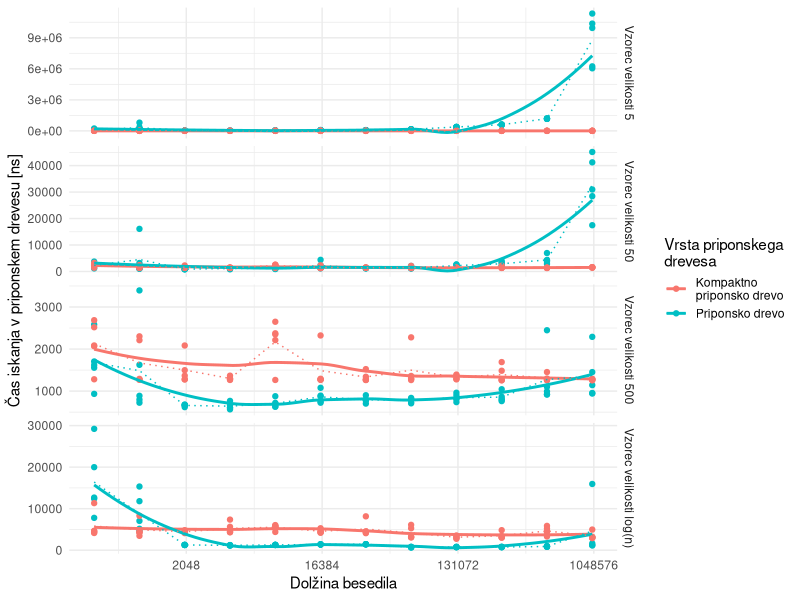
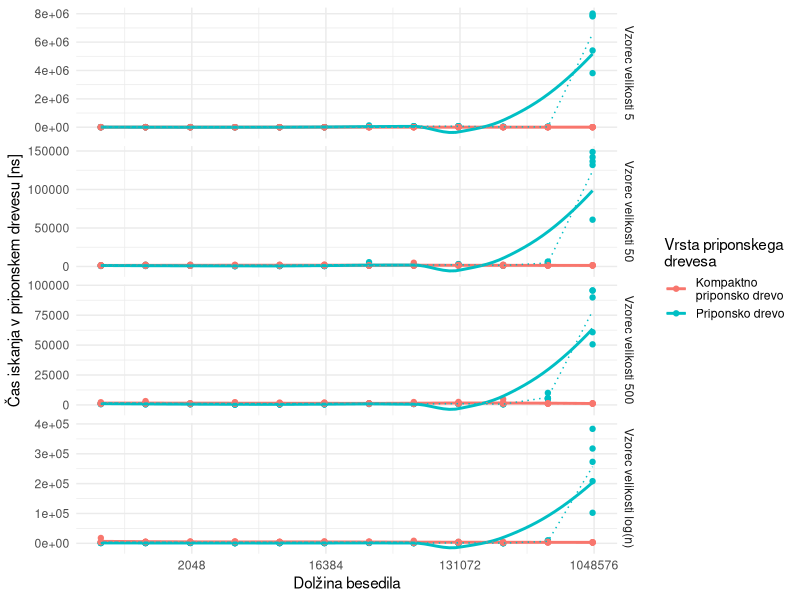
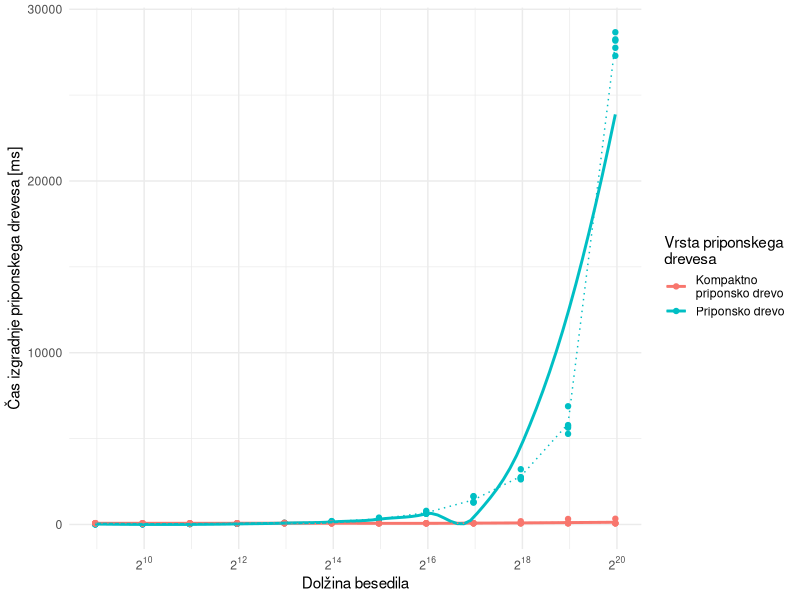
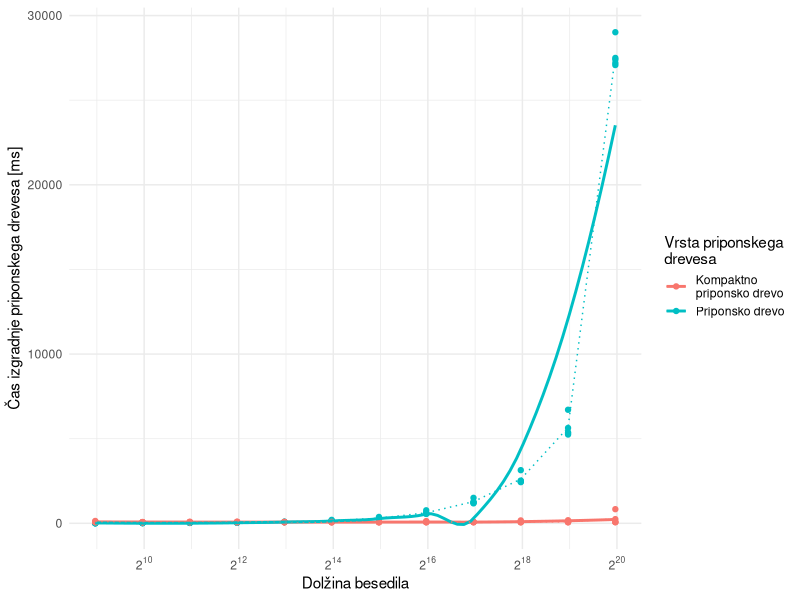
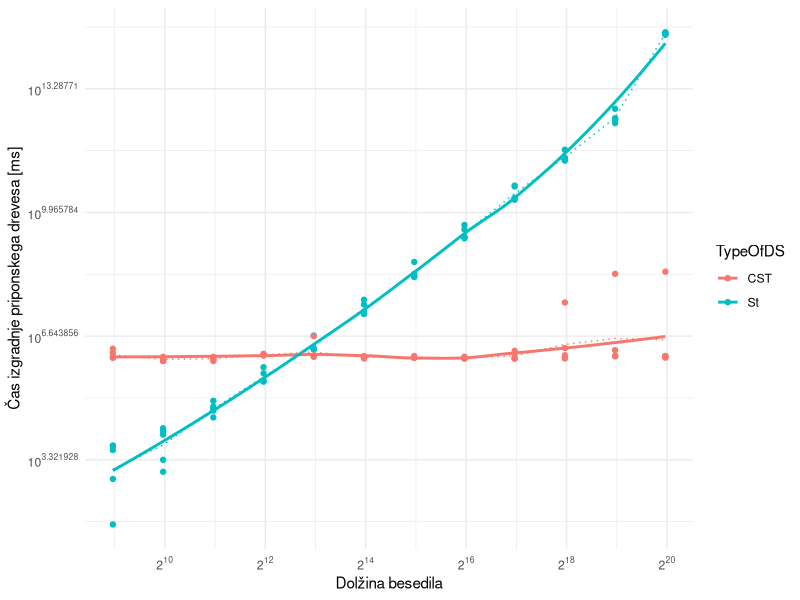
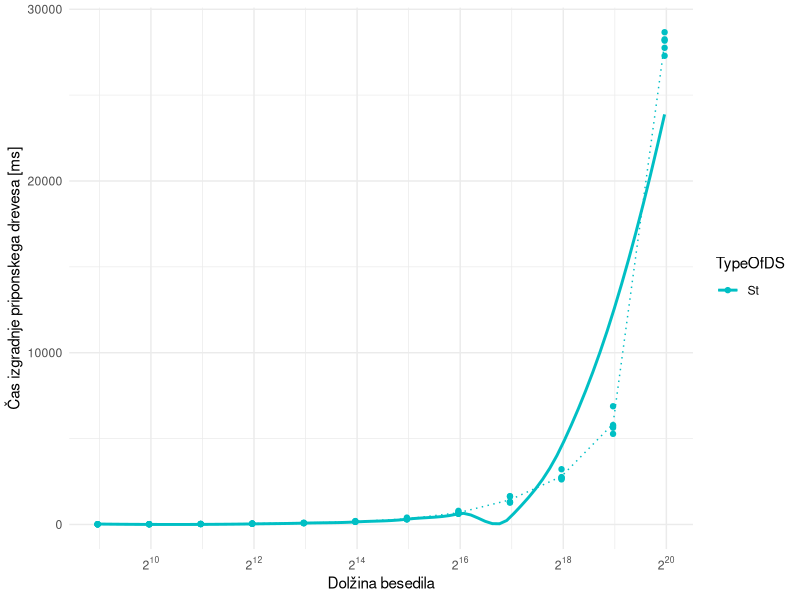
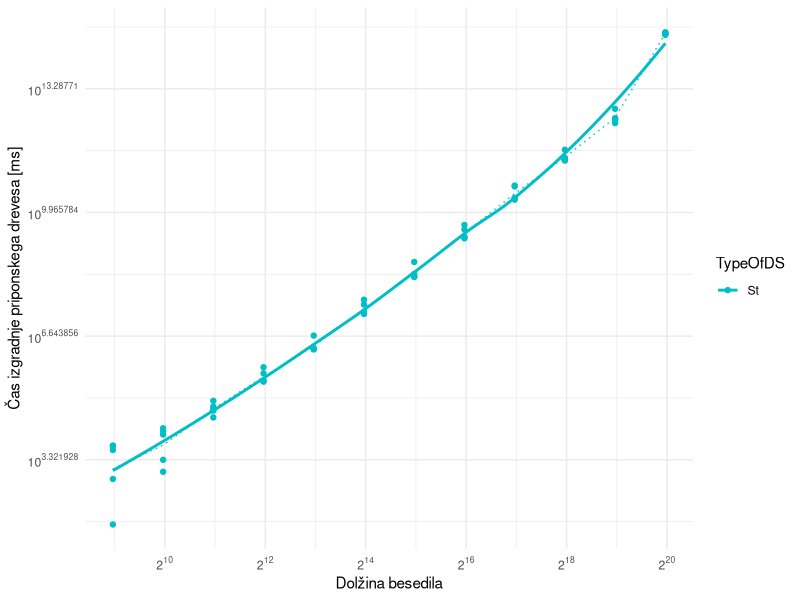
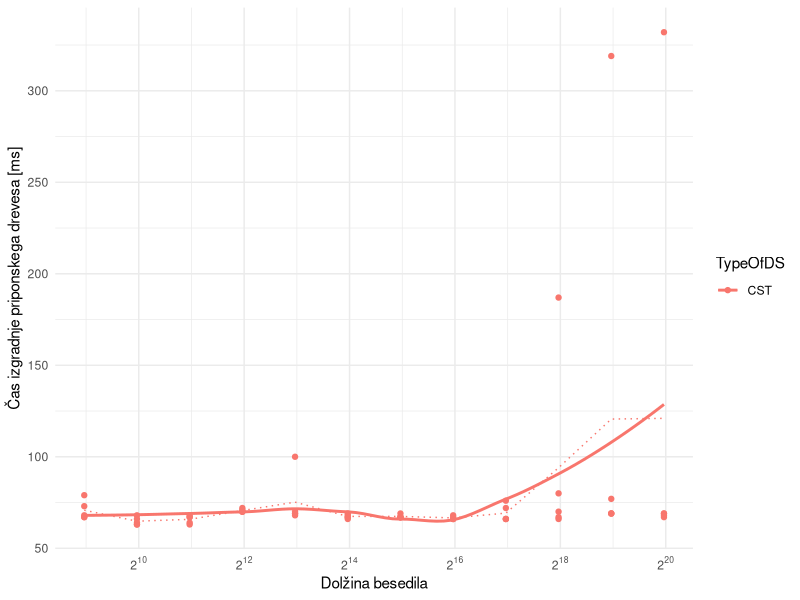

The R script that drew these images, in order:
library(tidyverse)
library(scales)
data<- read.csv("rezNovPc.csv")
dataSLO<- read.csv("rezNovPcNaKlancu.csv")
dataTidy <- data %>%  pivot_longer(col=starts_with("tFind"),names_to = "PatternLength", values_to = "TimeFind")
dataTidySLO <- dataSLO %>% pivot_longer(col=starts_with("tFind"),names_to = "PatternLength", values_to = "TimeFind")

dataTidySLO  %>% filter(PatternLength=="tFindLog" & TimeFind<200000) %>% group_by(TypeOfDS) %>% summarise(M=(mean(TimeFind))) %>% print(n=100)
dataTidySLO %>% filter(TypeOfDS=="St",PatternLength=="tFindLog") %>% group_by(SizeRun,TypeOfDS) %>% summarise(M=mean(TimeFind)) -> a

a$M/lag(a$M,default = 1) #2x

dataTidySLO %>% filter(TypeOfDS=="CST",PatternLength=="tFindLog") %>% group_by(SizeRun,TypeOfDS) %>% summarise(M=mean(TimeFind)) -> a

a$M/lag(a$M,default = 1) #1x

 dataTidy %>% group_by(SizeRun,TypeOfDS) %>% summarise(M=(mean(Time))) %>% print(n=25)


dataTidy %>%ggplot() +
  aes(x = SizeRun, y = TimeFind, colour = TypeOfDS) +
  geom_point() +
  geom_smooth(se=F)+stat_summary(fun=mean,geom = 'line',linetype = 'dotted')+
  scale_x_continuous(trans = "log2") +
  theme_minimal() +
  labs(y="Čas iskanja v priponskem drevesu [ns]",x="Dolžina besedila")+
  scale_color_discrete(name = "Vrsta priponskega\ndrevesa", labels= c(CST="Kompaktno\npriponsko drevo", St="Priponsko drevo"))+
  facet_grid(scales = "free_y",vars(PatternLength),labeller = as_labeller(c(tFind5="Vzorec velikosti 5", tFind50="Vzorec velikosti 50", tFind500="Vzorec velikosti 500",tFindLog="Vzorec velikosti log(n)")))
ggsave("./Img/IskanjeNovPC.png", bg="white")

dataTidySLO %>%ggplot() +
  aes(x = SizeRun, y = TimeFind, colour = TypeOfDS) +
  geom_point() +
  geom_smooth(se=F)+stat_summary(fun=mean,geom = 'line',linetype = 'dotted')+
  scale_x_continuous(trans = "log2") +
  theme_minimal() +
  labs(y="Čas iskanja v priponskem drevesu [ns]",x="Dolžina besedila")+
  scale_color_discrete(name = "Vrsta priponskega\ndrevesa", labels= c(CST="Kompaktno\npriponsko drevo", St="Priponsko drevo"))+
  facet_grid(scales = "free_y",vars(PatternLength),labeller = as_labeller(c(tFind5="Vzorec velikosti 5", tFind50="Vzorec velikosti 50", tFind500="Vzorec velikosti 500",tFindLog="Vzorec velikosti log(n)")))
ggsave("./Img/IskanjeNovPCSLO.png", bg="white")

#Izgradnja drevesa
data%>% ggplot()+
  aes(x=SizeRun,y=Time,color=TypeOfDS)+
  geom_point()+
  geom_smooth(se=F)+stat_summary(fun=mean,geom = 'line',linetype = 'dotted')+
  theme_minimal()+
  scale_color_discrete(name = "Vrsta priponskega\ndrevesa", labels= c(CST="Kompaktno\npriponsko drevo", St="Priponsko drevo"))+
  #scale_color_manual(values=c("#00BFC4"))+
  scale_x_continuous(trans = log2_trans(), breaks = trans_breaks("log2", function(x) 2^x),
                     labels = trans_format("log2", math_format(2^.x)))+
  #scale_y_continuous(trans = log10_trans(), breaks = trans_breaks("log10", function(x) 10^x),
  #                  labels = trans_format("log2", math_format(10^.x)))+
  labs(y="Čas izgradnje priponskega drevesa [ms]",x="Dolžina besedila")
ggsave("./Img/izgradnjaDrecvesaNovPC.png",bg = "white")

dataSLO %>% ggplot()+
  aes(x=SizeRun,y=Time,color=TypeOfDS)+
  geom_point()+
  geom_smooth(se=F)+stat_summary(fun=mean,geom = 'line',linetype = 'dotted')+
  theme_minimal()+
  scale_color_discrete(name = "Vrsta priponskega\ndrevesa", labels= c(CST="Kompaktno\npriponsko drevo", St="Priponsko drevo"))+
  #scale_color_manual(values=c("#00BFC4"))+
  scale_x_continuous(trans = log2_trans(), breaks = trans_breaks("log2", function(x) 2^x),
                     labels = trans_format("log2", math_format(2^.x)))+
  #scale_y_continuous(trans = log10_trans(), breaks = trans_breaks("log10", function(x) 10^x),
  #                  labels = trans_format("log2", math_format(10^.x)))+
  labs(y="Čas izgradnje priponskega drevesa [ms]",x="Dolžina besedila")
ggsave("./Img/izgradnjaDrecvesaNovPCSLO.png",bg = "white")

data%>% ggplot()+
  aes(x=SizeRun,y=Time,color=TypeOfDS)+
  geom_point()+
  geom_smooth(se=F)+stat_summary(fun=mean,geom = 'line',linetype = 'dotted')+
  theme_minimal()+
  #scale_color_manual(values=c("#00BFC4"))+
  scale_x_continuous(trans = log2_trans(), breaks = trans_breaks("log2", function(x) 2^x),
                     labels = trans_format("log2", math_format(2^.x)))+
  scale_y_continuous(trans = log10_trans(), breaks = trans_breaks("log10", function(x) 10^x),
                     labels = trans_format("log2", math_format(10^.x)))+
  labs(y="Čas izgradnje priponskega drevesa [ms]",x="Dolžina besedila")
ggsave("./Img/izgradnjaDrecvesaNovPCzylog.png")

data %>% filter(TypeOfDS=="St")%>% ggplot()+
  aes(x=SizeRun,y=Time,color=TypeOfDS)+
  geom_point()+
  geom_smooth(se=F)+stat_summary(fun=mean,geom = 'line',linetype = 'dotted')+
  theme_minimal()+
  scale_color_manual(values=c("#00BFC4"))+
  scale_x_continuous(trans = log2_trans(), breaks = trans_breaks("log2", function(x) 2^x),
                     labels = trans_format("log2", math_format(2^.x)))+
  #scale_y_continuous(trans = log10_trans(), breaks = trans_breaks("log10", function(x) 10^x),
  #                  labels = trans_format("log2", math_format(10^.x)))+
  labs(y="Čas izgradnje priponskega drevesa [ms]",x="Dolžina besedila")
ggsave("./Img/izgradnjaDrecvesaNovPCST.png") 

data %>% filter(TypeOfDS=="St")%>% ggplot()+
  aes(x=SizeRun,y=Time,color=TypeOfDS)+
  geom_point()+
  geom_smooth(se=F)+stat_summary(fun=mean,geom = 'line',linetype = 'dotted')+
  theme_minimal()+
  scale_color_manual(values=c("#00BFC4"))+
  scale_x_continuous(trans = log2_trans(), breaks = trans_breaks("log2", function(x) 2^x),
                     labels = trans_format("log2", math_format(2^.x)))+
  scale_y_continuous(trans = log10_trans(), breaks = trans_breaks("log10", function(x) 10^x),
                     labels = trans_format("log2", math_format(10^.x)))+
  labs(y="Čas izgradnje priponskega drevesa [ms]",x="Dolžina besedila")
ggsave("./Img/izgradnjaDrecvesaNovPCSTylog.png") 

data %>% filter(TypeOfDS=="CST")%>% ggplot()+
  aes(x=SizeRun,y=Time,color=TypeOfDS)+
  geom_point()+
  geom_smooth(se=F)+stat_summary(fun=mean,geom = 'line',linetype = 'dotted')+
  theme_minimal()+
  #scale_color_manual(values=c("#00BFC4"))+
  scale_x_continuous(trans = log2_trans(), breaks = trans_breaks("log2", function(x) 2^x),
                     labels = trans_format("log2", math_format(2^.x)))+
  #scale_y_continuous(trans = log10_trans(), breaks = trans_breaks("log10", function(x) 10^x),
  #                   labels = trans_format("log2", math_format(10^.x)))+
  labs(y="Čas izgradnje priponskega drevesa [ms]",x="Dolžina besedila")
ggsave("./Img/izgradnjaDrecvesaNovPCCST.png")

data %>% filter(TypeOfDS=="CST")%>% ggplot()+
  aes(x=SizeRun,y=Time,color=TypeOfDS)+
  geom_point()+
  geom_smooth(se=F)+stat_summary(fun=mean,geom = 'line',linetype = 'dotted')+
  theme_minimal()+
  #scale_color_manual(values=c("#00BFC4"))+
  scale_x_continuous(trans = log2_trans(), breaks = trans_breaks("log2", function(x) 2^x),
                     labels = trans_format("log2", math_format(2^.x)))+
  scale_y_continuous(trans = log10_trans(), breaks = trans_breaks("log10", function(x) 10^x),
                     labels = trans_format("log2", math_format(10^.x)))+
  labs(y="Čas izgradnje priponskega drevesa [ms]",x="Dolžina besedila")
ggsave("./Img/izgradnjaDrecvesaNovPCCSTylog.png")


# Velikost drevesa

data %>% ggplot()+
  aes(x=SizeRun,y=SizeInBytes,color=TypeOfDS)+
  geom_point()+
  geom_smooth(se=F)+stat_summary(fun=mean,geom = 'line',linetype = 'dotted')+
  theme_minimal()+
  scale_color_discrete(name = "Vrsta priponskega\ndrevesa", labels= c(CST="Kompaktno\npriponsko drevo", St="Priponsko drevo"))+
  #scale_color_manual(values=c("#00BFC4"))+
  scale_x_continuous(trans = log2_trans(), breaks = trans_breaks("log2", function(x) 2^x),
                     labels = trans_format("log2", math_format(2^.x)))+
  labs(y="Velikost priponskega drevesa [MB]",x="Dolžina besedila")
ggsave("./Img/velikostDrecvesaNovPC.png", bg="white")

dataSLO %>% ggplot()+
  aes(x=SizeRun,y=SizeInBytes,color=TypeOfDS)+
  geom_point()+
  geom_smooth(se=F)+stat_summary(fun=mean,geom = 'line',linetype = 'dotted')+
  theme_minimal()+
  scale_color_discrete(name = "Vrsta priponskega\ndrevesa", labels= c(CST="Kompaktno\npriponsko drevo", St="Priponsko drevo"))+
  #scale_color_manual(values=c("#00BFC4"))+
  scale_x_continuous(trans = log2_trans(), breaks = trans_breaks("log2", function(x) 2^x),
                     labels = trans_format("log2", math_format(2^.x)))+
  labs(y="Velikost priponskega drevesa [MB]",x="Dolžina besedila")
ggsave("./Img/velikostDrecvesaNovPCSLO.png", bg="white")

data %>% filter(TypeOfDS=="St") %>% ggplot()+
  aes(x=SizeRun,y=SizeInBytes,color=TypeOfDS)+
  geom_point()+
  geom_smooth(se=F)+stat_summary(fun=mean,geom = 'line',linetype = 'dotted')+
  theme_minimal()+   
  scale_color_manual(values=c("#00BFC4"))+
  scale_x_continuous(trans = log2_trans(), breaks = trans_breaks("log2", function(x) 2^x),
                     labels = trans_format("log2", math_format(2^.x)))+
  labs(y="Velikost priponskega drevesa [MB]",x="Dolžina besedila")
ggsave("./Img/velikostDrecvesaNovPCST.png", bg="white")


data%>% filter(TypeOfDS=="CST")%>% ggplot()+
  aes(x=SizeRun,y=SizeInBytes,color=TypeOfDS)+
  geom_point()+
  geom_smooth(se=F)+stat_summary(fun=mean,geom = 'line',linetype = 'dotted')+
  theme_minimal()+   
  #scale_color_manual(values=c("#00BFC4"))+
  scale_x_continuous(trans = log2_trans(), breaks = trans_breaks("log2", function(x) 2^x),
                     labels = trans_format("log2", math_format(2^.x)))+
  labs(y="Velikost priponskega drevesa [MB]",x="Dolžina besedila")
ggsave("./Img/velikostDrecvesaNovPCCST.png", bg="white")

#Iskanje vzorca dolžine 5
data %>% ggplot()+
  aes(x=SizeRun,y=tFind5,color=TypeOfDS)+
  geom_point()+
  geom_smooth(se=F)+stat_summary(fun=mean,geom = 'line',linetype = 'dotted')+
  theme_minimal()+   #scale_color_manual(values=c("#00BFC4"))+
  scale_x_continuous(trans = log2_trans(), breaks = trans_breaks("log2", function(x) 2^x),
                     labels = trans_format("log2", math_format(2^.x)))+
  labs(y="Čas iskanja vzorca dolžine 5 [ns]",x="Dolžina besedila")
ggsave("./Img/iskanje5NovPC.png", bg="white")

data %>% filter(TypeOfDS=="St") %>% ggplot()+
  aes(x=SizeRun,y=tFind5,color=TypeOfDS)+
  geom_point()+
  geom_smooth(se=F)+stat_summary(fun=mean,geom = 'line',linetype = 'dotted')+
  theme_minimal()+
  scale_color_manual(values=c("#00BFC4"))+
  scale_x_continuous(trans = log2_trans(), breaks = trans_breaks("log2", function(x) 2^x),
                     labels = trans_format("log2", math_format(2^.x)))+
  labs(y="Čas iskanja vzorca dolžine 5 [ns]",x="Dolžina besedila")
ggsave("./Img/iskanje5NovPCST.png", bg="white")

data%>% filter(TypeOfDS=="CST") %>% ggplot()+
  aes(x=SizeRun,y=tFind5,color=TypeOfDS)+
  geom_point()+
  geom_smooth(se=F)+stat_summary(fun=mean,geom = 'line',linetype = 'dotted')+
  theme_minimal()+   #scale_color_manual(values=c("#00BFC4"))+
  scale_x_continuous(trans = log2_trans(), breaks = trans_breaks("log2", function(x) 2^x),
                     labels = trans_format("log2", math_format(2^.x)))+
  labs(y="Čas iskanja vzorca dolžine 5 [ns]",x="Dolžina besedila")
ggsave("./Img/iskanje5NovPCCST.png", bg="white")

#Iskanje vzorca dolžine 50

data  %>% ggplot()+
  aes(x=SizeRun,y=tFind50,color=TypeOfDS)+
  geom_point()+
  geom_smooth(se=F)+stat_summary(fun=mean,geom = 'line',linetype = 'dotted')+
  theme_minimal()+   #scale_color_manual(values=c("#00BFC4"))+
  scale_x_continuous(trans = log2_trans(), breaks = trans_breaks("log2", function(x) 2^x),
                     labels = trans_format("log2", math_format(2^.x)))+
  labs(y="Čas iskanja vzorca dolžine 50 [ns]",x="Dolžina besedila")
ggsave("./Img/iskanje50NovPc.png", bg="white")

data %>% filter(TypeOfDS=="St") %>% ggplot()+
  aes(x=SizeRun,y=tFind50,color=TypeOfDS)+
  geom_point()+
  geom_smooth(se=F)+stat_summary(fun=mean,geom = 'line',linetype = 'dotted')+
  theme_minimal()+
  scale_color_manual(values=c("#00BFC4"))+
  scale_x_continuous(trans = log2_trans(), breaks = trans_breaks("log2", function(x) 2^x),
                     labels = trans_format("log2", math_format(2^.x)))+
  labs(y="Čas iskanja vzorca dolžine 50 [ns]",x="Dolžina besedila")
ggsave("./Img/iskanje50NovPcST.png", bg="white")

data %>% filter(TypeOfDS=="CST") %>% ggplot()+
  aes(x=SizeRun,y=tFind50,color=TypeOfDS)+
  geom_point()+
  geom_smooth(se=F)+stat_summary(fun=mean,geom = 'line',linetype = 'dotted')+
  theme_minimal()+   #scale_color_manual(values=c("#00BFC4"))+
  scale_x_continuous(trans = log2_trans(), breaks = trans_breaks("log2", function(x) 2^x),
                     labels = trans_format("log2", math_format(2^.x)))+
  labs(y="Čas iskanja vzorca dolžine 50 [ns]",x="Dolžina besedila")
ggsave("./Img/iskanje50NovPcCST.png", bg="white")

#Iskanje vzorca dolžine 500

data %>% ggplot()+
  aes(x=SizeRun,y=tFind500,color=TypeOfDS)+
  geom_point()+
  geom_smooth(se=F)+stat_summary(fun=mean,geom = 'line',linetype = 'dotted')+
  theme_minimal()+   #scale_color_manual(values=c("#00BFC4"))+
  scale_x_continuous(trans = log2_trans(), breaks = trans_breaks("log2", function(x) 2^x),
                     labels = trans_format("log2", math_format(2^.x)))+
  labs(y="Čas iskanja vzorca dolžine 500 [ns]",x="Dolžina besedila")
ggsave("./Img/iskanje20ST.png", bg="white")

data %>% filter(TypeOfDS=="St") %>% ggplot()+
  aes(x=SizeRun,y=tFind500,color=TypeOfDS)+
  geom_point()+
  geom_smooth(se=F)+stat_summary(fun=mean,geom = 'line',linetype = 'dotted')+
  theme_minimal()+
  scale_color_manual(values=c("#00BFC4"))+
  scale_x_continuous(trans = log2_trans(), breaks = trans_breaks("log2", function(x) 2^x),
                     labels = trans_format("log2", math_format(2^.x)))+
  labs(y="Čas iskanja vzorca dolžine 500 [ns]",x="Dolžina besedila")
ggsave("./Img/iskanje20ST.png", bg="white")

data %>% filter(TypeOfDS=="CST") %>% ggplot()+
  aes(x=SizeRun,y=tFind500,color=TypeOfDS)+
  geom_point()+
  geom_smooth(se=F)+stat_summary(fun=mean,geom = 'line',linetype = 'dotted')+
  theme_minimal()+   #scale_color_manual(values=c("#00BFC4"))+
  scale_x_continuous(trans = log2_trans(), breaks = trans_breaks("log2", function(x) 2^x),
                     labels = trans_format("log2", math_format(2^.x)))+
  labs(y="Čas iskanja vzorca dolžine 500 [ns]",x="Dolžina besedila")
ggsave("./Img/iskanje20ST.png", bg="white")

#Iskanje vzorca dolžine logartem besedila

data %>% ggplot()+
  aes(x=SizeRun,y=tFindLog,color=TypeOfDS)+
  geom_point()+
  geom_smooth(se=F)+stat_summary(fun=mean,geom = 'line',linetype = 'dotted')+
  theme_minimal()+   #scale_color_manual(values=c("#00BFC4"))+
  scale_x_continuous(trans = log2_trans(), breaks = trans_breaks("log2", function(x) 2^x),
                     labels = trans_format("log2", math_format(2^.x)))+
  labs(y="Čas iskanja vzorca dolžine log(n) [ns]",x="Dolžina besedila")
ggsave("./Img/iskanjeLog.png", bg="white")

data %>% filter(TypeOfDS=="St") %>% ggplot()+
  aes(x=SizeRun,y=tFindLog,color=TypeOfDS)+
  geom_point()+
  geom_smooth(se=F)+stat_summary(fun=mean,geom = 'line',linetype = 'dotted')+
  theme_minimal()+
  scale_color_manual(values=c("#00BFC4"))+
  scale_x_continuous(trans = log2_trans(), breaks = trans_breaks("log2", function(x) 2^x),
                     labels = trans_format("log2", math_format(2^.x)))+
  labs(y="Čas iskanja vzorca dolžine log(n) [ns]",x="Dolžina besedila")
ggsave("./Img/iskanjeLogST.png", bg="white")

data %>% filter(TypeOfDS=="CST") %>% ggplot()+
  aes(x=SizeRun,y=tFindLog,color=TypeOfDS)+
  geom_point()+
  geom_smooth(se=F)+stat_summary(fun=mean,geom = 'line',linetype = 'dotted')+
  theme_minimal()+   #scale_color_manual(values=c("#00BFC4"))+
  scale_x_continuous(trans = log2_trans(), breaks = trans_breaks("log2", function(x) 2^x),
                     labels = trans_format("log2", math_format(2^.x)))+
  labs(y="Čas iskanja vzorca dolžine log(n) [ns]",x="Dolžina besedila")
ggsave("./Img/iskanjeLogCST.png", bg="white")
